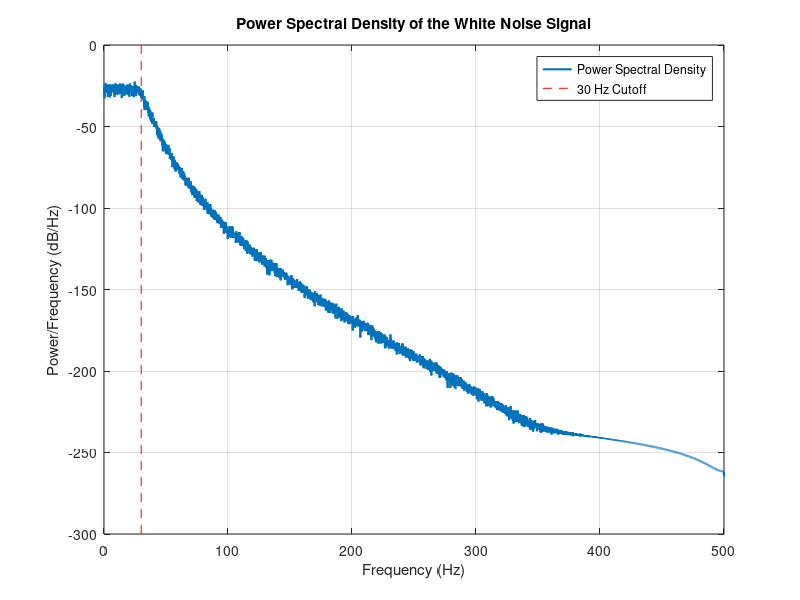

Write the MATLAB code that produced this figure.
clear

m = 3;
c = 4;
k = 10;


% 参数设置
fs = 1000;          % 采样率 1000Hz
t = 0:1/fs:60-1/fs; % 时间向量，持续60秒
n = length(t);       % 样本数量

% 生成白噪声
noise = randn(1, n); % 生成标准正态分布随机数

% 设计更高阶的低通滤波器以限制频率至30Hz
f_cutoff = 30; % 截止频率30Hz
f_norm = f_cutoff/(fs/2); % 归一化截止频率
filter_order = 8; % 提高滤波器的阶数
[b, a] = butter(filter_order, f_norm, 'low'); % 使用更高阶的巴特沃斯滤波器

% 应用滤波器
filtered_noise = filter(b, a, noise);

% 调整幅值范围至最大为1
max_val = max(abs(filtered_noise));
scaled_noise = filtered_noise / max_val;

% 使用pwelch估计功率谱密度
[pxx, f] = pwelch(scaled_noise, hann(n/4), [], [], fs);

% 绘制功率谱
figure;
plot(f, 10*log10(pxx), 'LineWidth', 1.5);
xlabel('Frequency (Hz)');
ylabel('Power/Frequency (dB/Hz)');
title('Power Spectral Density of the White Noise Signal');
grid on;

% 标记30Hz的截止频率
line([30 30], ylim, 'Color', 'red', 'LineStyle', '--');
legend('Power Spectral Density', '30 Hz Cutoff');

whitenoise = [t' scaled_noise']; % 将时间向量和scaled_noise合并为两列
